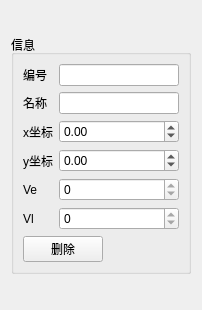
<?xml version="1.0" encoding="UTF-8"?>
<ui version="4.0">
 <class>InfoSation</class>
 <widget class="QWidget" name="InfoSation">
  <property name="geometry">
   <rect>
    <x>0</x>
    <y>0</y>
    <width>202</width>
    <height>310</height>
   </rect>
  </property>
  <property name="windowTitle">
   <string>Form</string>
  </property>
  <layout class="QVBoxLayout" name="verticalLayout">
   <item>
    <widget class="QGroupBox" name="groupBox">
     <property name="sizePolicy">
      <sizepolicy hsizetype="Preferred" vsizetype="Fixed">
       <horstretch>0</horstretch>
       <verstretch>0</verstretch>
      </sizepolicy>
     </property>
     <property name="title">
      <string>信息</string>
     </property>
     <layout class="QVBoxLayout" name="verticalLayout_2">
      <item>
       <layout class="QFormLayout" name="formLayout">
        <item row="0" column="0">
         <widget class="QLabel" name="label_2">
          <property name="font">
           <font>
            <pointsize>9</pointsize>
           </font>
          </property>
          <property name="text">
           <string>编号</string>
          </property>
         </widget>
        </item>
        <item row="0" column="1">
         <widget class="QLineEdit" name="idLineEdit">
          <property name="sizePolicy">
           <sizepolicy hsizetype="Preferred" vsizetype="Fixed">
            <horstretch>0</horstretch>
            <verstretch>0</verstretch>
           </sizepolicy>
          </property>
          <property name="font">
           <font>
            <pointsize>9</pointsize>
           </font>
          </property>
          <property name="dragEnabled">
           <bool>false</bool>
          </property>
          <property name="readOnly">
           <bool>true</bool>
          </property>
         </widget>
        </item>
        <item row="1" column="0">
         <widget class="QLabel" name="label_3">
          <property name="font">
           <font>
            <pointsize>9</pointsize>
           </font>
          </property>
          <property name="text">
           <string>名称</string>
          </property>
         </widget>
        </item>
        <item row="1" column="1">
         <widget class="QLineEdit" name="nameLineEdit">
          <property name="sizePolicy">
           <sizepolicy hsizetype="Preferred" vsizetype="Fixed">
            <horstretch>0</horstretch>
            <verstretch>0</verstretch>
           </sizepolicy>
          </property>
          <property name="font">
           <font>
            <pointsize>9</pointsize>
           </font>
          </property>
          <property name="dragEnabled">
           <bool>false</bool>
          </property>
          <property name="readOnly">
           <bool>false</bool>
          </property>
         </widget>
        </item>
        <item row="2" column="0">
         <widget class="QLabel" name="label_6">
          <property name="font">
           <font>
            <pointsize>9</pointsize>
           </font>
          </property>
          <property name="text">
           <string>x坐标</string>
          </property>
         </widget>
        </item>
        <item row="2" column="1">
         <widget class="QDoubleSpinBox" name="xSpinBox">
          <property name="font">
           <font>
            <pointsize>9</pointsize>
           </font>
          </property>
          <property name="minimum">
           <double>-10000.000000000000000</double>
          </property>
          <property name="maximum">
           <double>10000.000000000000000</double>
          </property>
         </widget>
        </item>
        <item row="3" column="0">
         <widget class="QLabel" name="label_8">
          <property name="font">
           <font>
            <pointsize>9</pointsize>
           </font>
          </property>
          <property name="text">
           <string>y坐标</string>
          </property>
         </widget>
        </item>
        <item row="3" column="1">
         <widget class="QDoubleSpinBox" name="ySpinBox">
          <property name="font">
           <font>
            <pointsize>9</pointsize>
           </font>
          </property>
          <property name="minimum">
           <double>-10000.000000000000000</double>
          </property>
          <property name="maximum">
           <double>10000.000000000000000</double>
          </property>
         </widget>
        </item>
        <item row="4" column="0">
         <widget class="QLabel" name="label">
          <property name="text">
           <string>Ve</string>
          </property>
         </widget>
        </item>
        <item row="4" column="1">
         <widget class="QSpinBox" name="spinBoxVe">
          <property name="readOnly">
           <bool>true</bool>
          </property>
          <property name="minimum">
           <number>-100000</number>
          </property>
          <property name="maximum">
           <number>100000</number>
          </property>
         </widget>
        </item>
        <item row="5" column="0">
         <widget class="QLabel" name="label_13">
          <property name="text">
           <string>Vl</string>
          </property>
         </widget>
        </item>
        <item row="5" column="1">
         <widget class="QSpinBox" name="spinBoxVl">
          <property name="readOnly">
           <bool>true</bool>
          </property>
          <property name="minimum">
           <number>-100000</number>
          </property>
          <property name="maximum">
           <number>100000</number>
          </property>
         </widget>
        </item>
       </layout>
      </item>
      <item>
       <widget class="QPushButton" name="deleteButton">
        <property name="sizePolicy">
         <sizepolicy hsizetype="Fixed" vsizetype="Fixed">
          <horstretch>0</horstretch>
          <verstretch>0</verstretch>
         </sizepolicy>
        </property>
        <property name="font">
         <font>
          <pointsize>9</pointsize>
         </font>
        </property>
        <property name="text">
         <string>删除</string>
        </property>
       </widget>
      </item>
     </layout>
    </widget>
   </item>
  </layout>
 </widget>
 <resources/>
 <connections/>
</ui>
